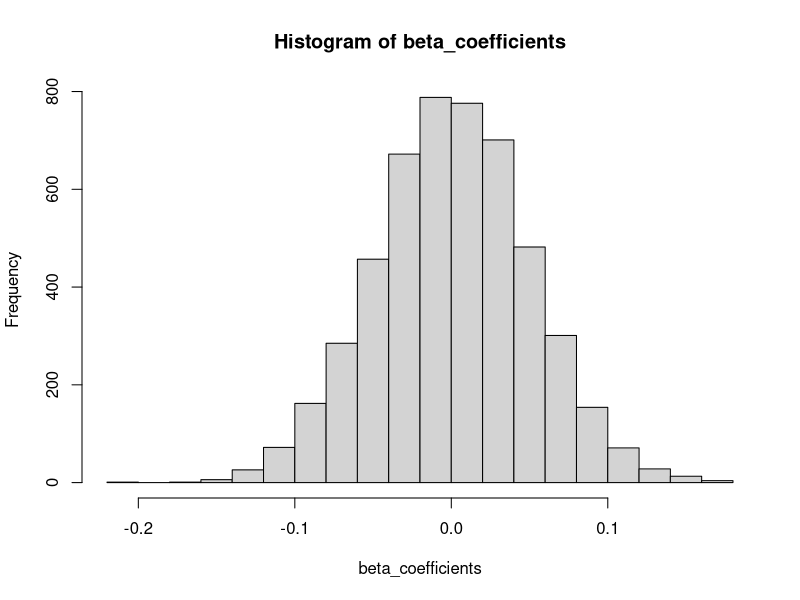

The R source for this figure: (Note: a time limit stopped this script after it produced the figure.)
library(corrplot)
library(tidyverse)
library(MASS)

# the number of samples
sample_size <- 1000
# the number of predictors
predictor_size <- 5000
group_size <- 8
# the number of predictors truly associated with a response variable
significant_predictors <- floor(predictor_size*sample((50:200)/1000,1)) 

## set the predictors associated with an outcome
### the number of predictors positively associated with an outcome
### the number of predictors negatively associated with an outcome
positively_associated_predictors<-floor(significant_predictors*0.4) 
negatively_associated_predictors<-significant_predictors-positively_associated_predictors 

## set correlated predictors within each group
### randomly sampling proportions of 10 correlated predictor groups 
### to become their sum equal to 1
proportion_list<-sample(seq(1,1+2*(100-group_size)/group_size,
                            by=2*(100-group_size)/(group_size*(group_size-1)))/100,
                        group_size,replace=FALSE)%>%round(3) 
names(proportion_list)<-paste0("group",1:length(proportion_list))
### initialize a matrix with a size as sample_size by predictor_size
predictor_matrix <- matrix(0, ncol = predictor_size, nrow = sample_size)
### initialize a data frame and assign meta information used to generate simulated data
meta_data<-
    data.frame(group_name=c(names(proportion_list)),
               proportion=proportion_list)%>%
    mutate(group_n=(predictor_size*proportion_list)%>%round(0), # the within-group number of predictors
           first_index=c(1,cumsum(group_n[-length(proportion_list)])+1), # the 1st index of predictors in each group
           last_index=cumsum(group_n), # the last index of predictors in each group
           group_correlation=sample((0:700)/1000,length(proportion_list),replace=TRUE), # correlation among the within-group predictors
           group_effect=sample((-5:5)/20,length(proportion_list),replace=TRUE)); # effect of each group on an outcome variable


data<-matrix(rnorm(sample_size*predictor_size,mean=0,sd=0.01), 
             nrow = sample_size, ncol = predictor_size)
covariance_matrix<-matrix(rnorm(predictor_size*predictor_size,0.15,0.05),
                          nrow=predictor_size, ncol=predictor_size)
beta_coefficients <- rnorm(predictor_size,0,0.05)
hist(beta_coefficients)

for (i in 1:nrow(meta_data)) {
    
    group_range <- meta_data[i, "first_index"]:meta_data[i, "last_index"]
    for (j in group_range){
        for(k in group_range){
        covariance_matrix[j, k] <- meta_data[i, "group_correlation"]
        }
    }
    #covariance_matrix[group_range, group_range]+meta_data[i, "group_correlation"]    
    diag(covariance_matrix) <- 1
    data[, group_range] <- 
        mvrnorm(n = sample_size, 
                mu = rep(0,meta_data[i,"group_n"]),
                Sigma = covariance_matrix[group_range, group_range])
    data=as.data.frame(data)
    beta_coefficients[meta_data[i, "first_index"]:meta_data[i, "last_index"]] <-
        beta_coefficients[meta_data[i, "first_index"]:meta_data[i, "last_index"]]+
        meta_data[i,"group_effect"]
    predictor_names<-paste0(meta_data[i,"group_name"],"_",1:meta_data[i,"group_n"])
    names(beta_coefficients)[meta_data[i, "first_index"]:meta_data[i, "last_index"]] <- predictor_names
    names(data)[meta_data[i, "first_index"]:meta_data[i, "last_index"]]<-predictor_names
        
}
score=as.matrix(data)%*%beta_coefficients # score of each sample
# logistic function to get a probability, intercept = 0, 
# to decrease prevalence, set p-0.2, negative probabilities into 0
probabilities <- ((1/(1+exp(-(0+score))))-rnorm(sample_size,m=0.2,sd=0.05))%>%
    ifelse(.>1,1,.)%>%abs()
response <- rbinom(sample_size, 1, probabilities) 
table(response)
hist(probabilities)
hist((1/(1+exp(-(0+score)))))


hist(age_distribution)
age_distribution=rchisq(sample_size,df=9)
sex_distribution=sample(c(0,1),sample_size,replace=TRUE,prob = c(0.45,0.55))
country_distribution=sample(c(0:3),sample_size,replace=TRUE,prob = c(0.3,0.2,0.2,0.3))
treatment_distribution=sample(c(0:2),sample_size,replace=TRUE,prob = c(0.7,0.2,0.1))
genotype_distribution=sample(c(0:5),sample_size,replace=TRUE,
                             prob = c(0.05,0.15,0.05,0.40,0.25,0.1))
pheno_data<-
    data.frame(
        outcome=response,
        probabilities=probabilities,
        age=ifelse(probabilities<0.15,age_distribution-4,
                   ifelse(probabilities<0.3,age_distribution-2,
                          ifelse(probabilities>0.5,age_distribution+3,
                                 ifelse(probabilities>0.7,age_distribution+6,age_distribution)))))%>%
    mutate(age=sapply(age,
                   function(x)(x-min(age))/(max(age)-min(age))*(105-65)+65)%>%round(0),
           sex=sex_distribution,
           country=country_distribution,
           treatment=treatment_distribution,
           treatment=ifelse(probabilities>0.7,1,
                            ifelse(probabilities>0.8,2,treatment)),
           genotype=genotype_distribution,
           genotype=ifelse(probabilities<0.1,0,
                           ifelse(probabilities<0.15,1,
                                  ifelse(probabilities>0.7,3,
                                         ifelse(probabilities>0.8,4,
                                                ifelse(probabilities>0.9,5,genotype))))),
           age=ifelse(genotype==0,age-5,
                      ifelse(genotype==1,age-2,
                             ifelse(genotype==4,age+3,
                                    ifelse(genotype==5,age+6,age)))))                          


table(response)
hist(probabilities)
